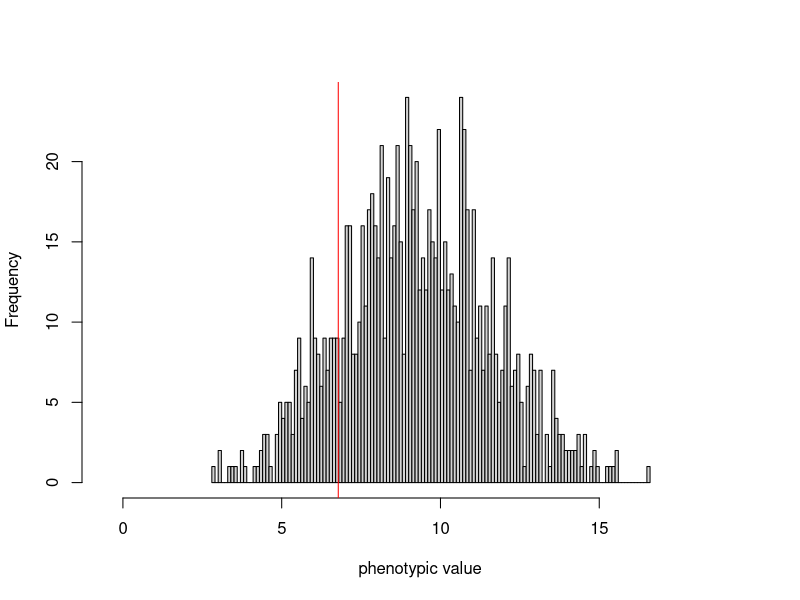
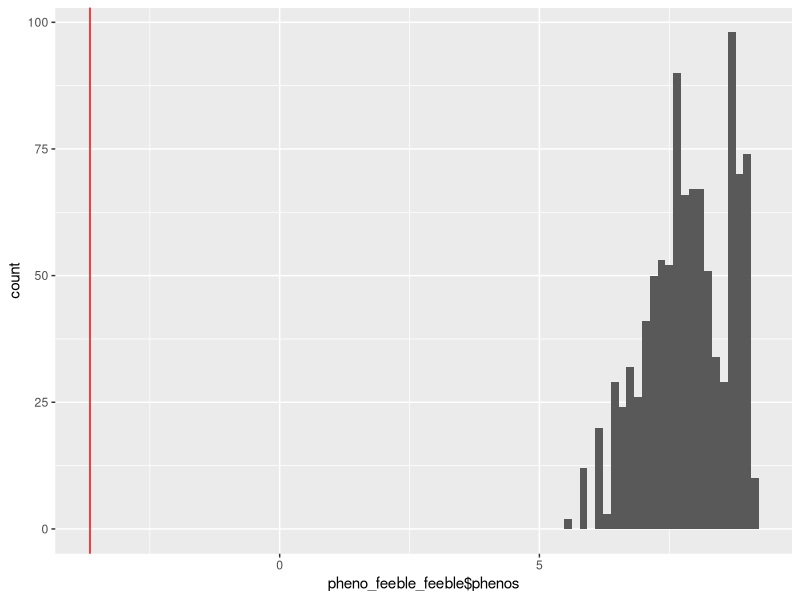
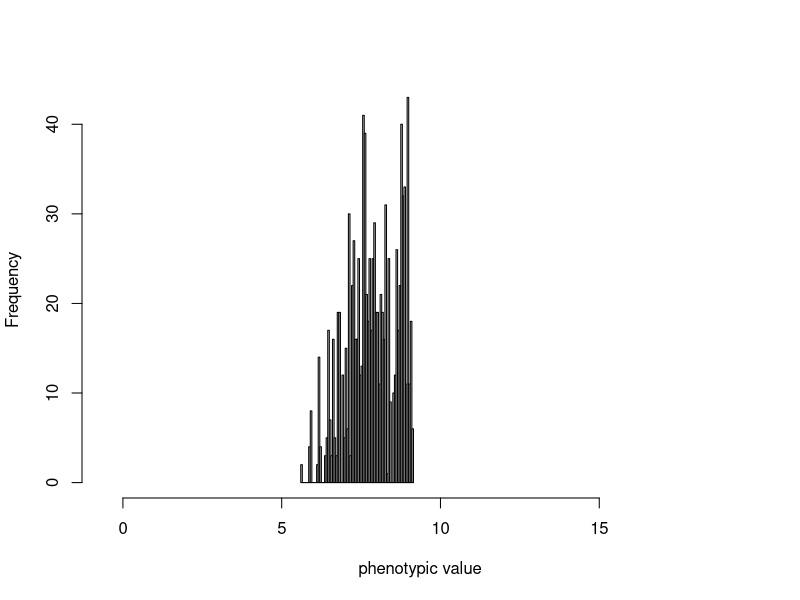
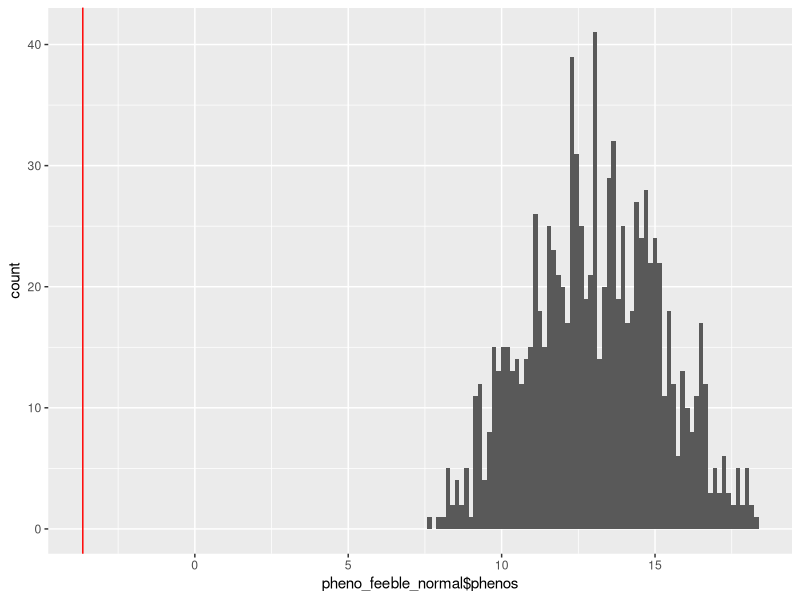
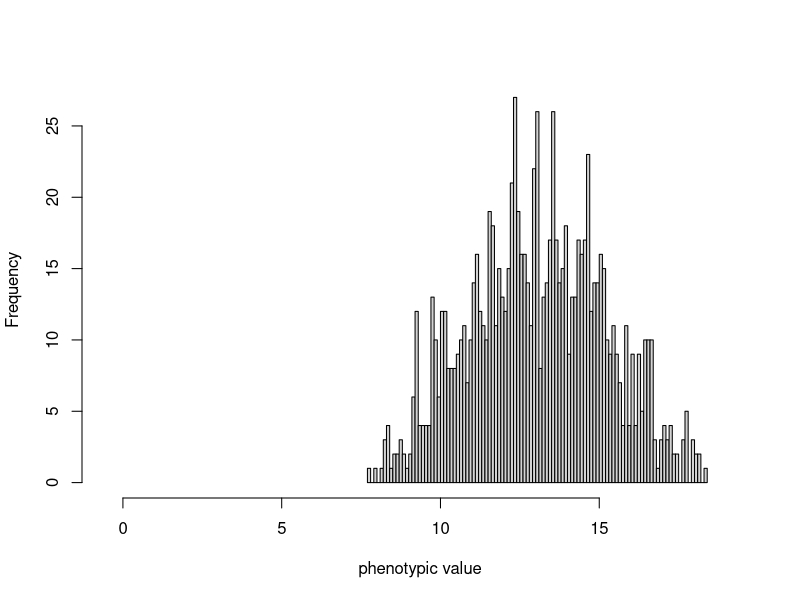
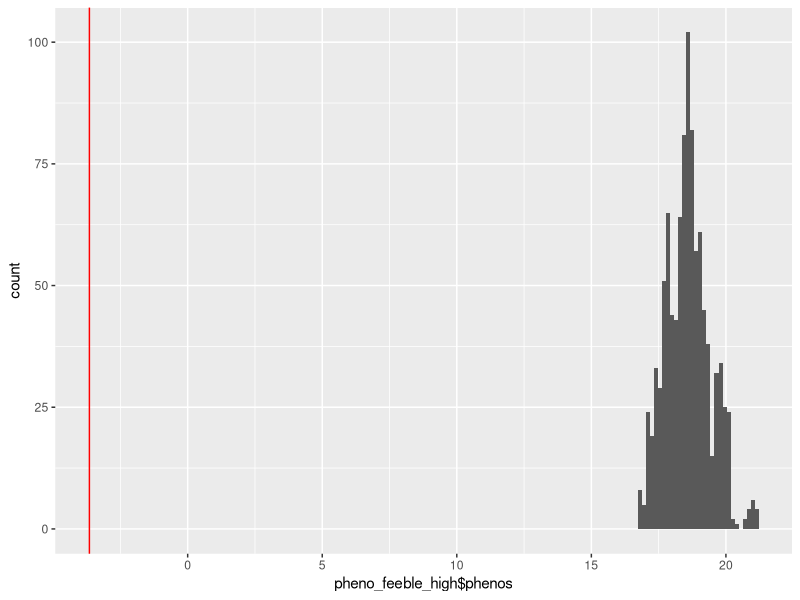
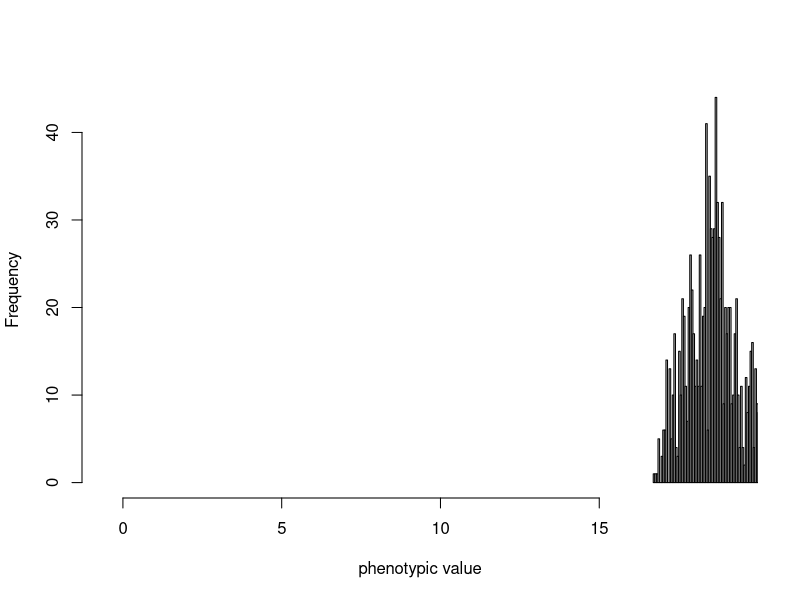
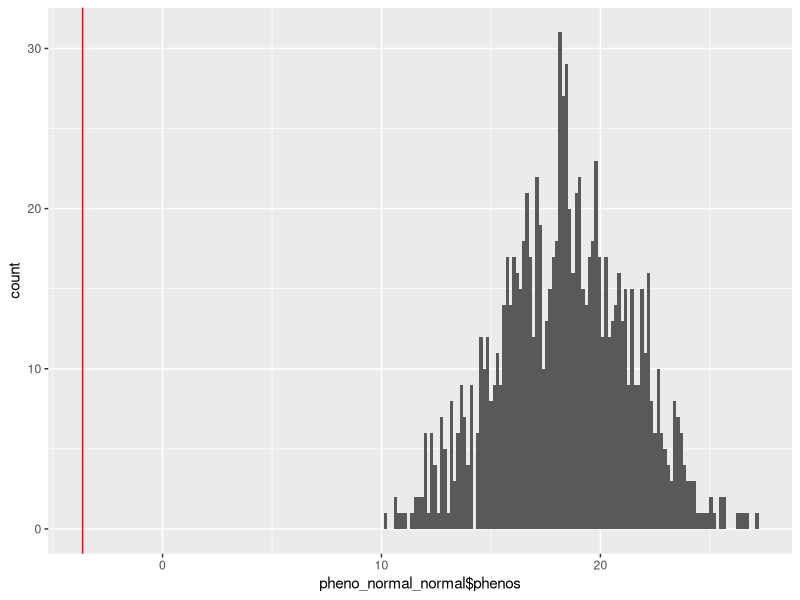

The R script that drew these images, in order:
## ---- chunk 1
set.seed(83942)
library(ggplot2)
library(dplyr)
library(stringr)
## ---- chunk 2
numloci<-10 #number of loci, feeblemindedness is a complex trait
eff<-rnorm(numloci,0,1) #effect size
numind<-1000 #number of individuals to sample
high<-2*sum(replace(eff,eff<0,0))
low<-2*sum(replace(eff,eff>0,0))
genomat <- matrix(NA, nrow = numind, ncol = numloci + 1)
pheno_df <- data.frame(phenos = rep(NA, numind))
for(i in 1:numind){
   geno<-replicate(numloci,sum(sample(c(0,1),2,replace=T)))
   genomat[i, 1:10]<-geno
   genomat[i,11] <- geno %*% eff
   pheno_df$phenos[i] <- geno %*% eff
}
 
hist(pheno_df$phenos,breaks = 100, main = '',xlab='phenotypic value',xlim=c(low-0.5,high+0.5))
abline(v=(-3.651707), col='red')
abline(v=(6.781549), col='red')
 
sd <- sd(pheno_df$phenos)
sd
 
mean <- mean(pheno_df$phenos)
mean
 
genomat2 <- as.data.frame(genomat)
 
feeble <- genomat2 %>% #gives number of feeble minded individuals and phenotype
  filter(genomat2[,11] < (mean - 2*sd))

high_function <- genomat2 %>% #gives number of high functioning individuals and phenotype
  filter(genomat2[,11] > (mean + 2*sd))

normal <- genomat2 %>% #gives number of normal individuals and phenotype
  filter(genomat2[,11] < (mean + 2*sd), genomat2[,11] > (mean - 2*sd))
## ---- chunk 3
geno1 <- feeble[sample(nrow(feeble), numind,replace = TRUE),]
geno1<- as.data.frame(geno1)

geno2 <- feeble[sample(nrow(feeble), numind,replace = TRUE), ]
geno2 <- as.data.frame(geno2)

geno3 <- normal[sample(nrow(normal), numind,replace = TRUE),]
geno3 <- as.data.frame(geno3)

geno4 <- normal[sample(nrow(normal), numind,replace = TRUE), ]
geno4 <- as.data.frame(geno4)

geno5 <- high_function[sample(nrow(high_function), numind,replace = TRUE),]
geno5 <- as.data.frame(geno5)

geno6 <- high_function[sample(nrow(high_function), numind,replace = TRUE), ]
geno6 <- as.data.frame(geno6)
## ---- chunk 4
pheno_feeble_feeble <- data.frame(phenos = rep(NA, numind))
pheno_feeble_normal <- data.frame(phenos = rep(NA, numind))
pheno_feeble_high <- data.frame(phenos = rep(NA, numind))
pheno_normal_normal <- data.frame(phenos = rep(NA, numind))
pheno_normal_high <- data.frame(phenos = rep(NA, numind))
pheno_high_high <- data.frame(phenos = rep(NA, numind))
## ---- chunk 5
genokid_feeble_feeble <- matrix(rep(NA, numind*11), nrow = numind, ncol = numind + 1)
genokid_feeble_normal <- matrix(rep(NA, numind*11), nrow = numind, ncol = numind + 1)
genokid_feeble_high <- matrix(rep(NA, numind*11), nrow = numind, ncol = numind + 1)
genokid_normal_normal <- matrix(rep(NA, numind*11), nrow = numind, ncol = numind + 1)
genokid_normal_high <- matrix(rep(NA, numind*11), nrow = numind, ncol =  numind + 1)
genokid_high_high <- matrix(rep(NA, numind*11), nrow = numind, ncol = numind + 1)
## ---- chunk 6
genokid_feeble_feeble <- geno1 + geno2
pheno_feeble_feeble$phenos <- genokid_feeble_feeble[,11]
#pheno_feeble_feeble

genokid_feeble_normal <- geno1 + geno3
pheno_feeble_normal$phenos <- genokid_feeble_normal[,11]
#pheno_feeble_normal

genokid_feeble_high <- geno1 + geno5
pheno_feeble_high$phenos <- genokid_feeble_high[,11]
#pheno_feeble_high

genokid_normal_normal <- geno3 + geno4
pheno_normal_normal$phenos <- genokid_normal_normal[,11]
#pheno_normal_normal 

genokid_normal_high <- geno3 + geno5
pheno_normal_high$phenos <- genokid_normal_high[,11]
#pheno_normal_high 

genokid_high_high <- geno5 + geno6
pheno_high_high$phenos <- genokid_high_high[,11]
#pheno_high_high
## ---- chunk 7
ggplot(data = pheno_feeble_feeble, aes(x = pheno_feeble_feeble$phenos)) +
  geom_histogram(binwidth =.15) +
  geom_vline(xintercept = -3.651707, color = "red")

hist(pheno_feeble_feeble$phenos,breaks = 100, main = '',xlab='phenotypic value',xlim=c(low-0.5,high+0.5))
abline(v=(-3.651707), col='red')
## ---- chunk 8
ggplot(data = pheno_feeble_normal, aes(x = pheno_feeble_normal$phenos)) +
  geom_histogram(binwidth =.15) +
  geom_vline(xintercept = -3.651707, color = "red")

hist(pheno_feeble_normal$phenos,breaks = 100, main = '',xlab='phenotypic value',xlim=c(low-0.5,high+0.5))
abline(v=(-3.651707), col='red')
## ---- chunk 9
ggplot(data = pheno_feeble_high, aes(x = pheno_feeble_high$phenos)) +
  geom_histogram(binwidth =.15) +
  geom_vline(xintercept = -3.651707, color = "red")

hist(pheno_feeble_high$phenos,breaks = 100, main = '',xlab='phenotypic value',xlim=c(low-0.5,high+0.5))
abline(v=(-3.651707), col='red')
## ---- chunk 10
ggplot(data = pheno_normal_normal, aes(x = pheno_normal_normal$phenos)) +
  geom_histogram(binwidth =.15) +
  geom_vline(xintercept = -3.651707, color = "red")

hist(pheno_normal_normal$phenos,breaks = 100, main = '',xlab='phenotypic value',xlim=c(low-0.5,high+0.5))
abline(v=(-3.651707), col='red')
## ---- chunk 11
ggplot(data = pheno_normal_high, aes(x = pheno_normal_high$phenos)) +
  geom_histogram(binwidth =.15) +
  geom_vline(xintercept = -3.651707, color = "red")

hist(pheno_normal_high$phenos,breaks = 100, main = '',xlab='phenotypic value',xlim=c(low-0.5,high+0.5))
abline(v=(-3.651707), col='red')
## ---- chunk 12
ggplot(data = pheno_high_high, aes(x = pheno_high_high$phenos)) +
  geom_histogram(binwidth =.15) +
  geom_vline(xintercept = -3.651707, color = "red")

hist(pheno_high_high$phenos,breaks = 100, main = '',xlab='phenotypic value',xlim=c(low-0.5,high+0.5))
abline(v=(-3.651707), col='red')
